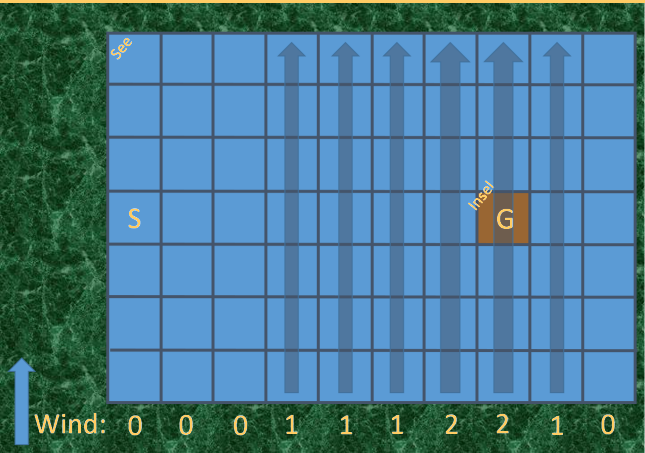
#> input picture see.png, 645 x 453 px
$ python 'Customenv(broken).py'
#> lines starting #> are read from the running program, lines starting #| are printed output that depends on the picture
import numpy as np
from PIL import Image
import cv2
import matplotlib.pyplot as plt
import pickle
from matplotlib import style
import time

style.use("ggplot")

SIZE = 10
sizex = 7
sizey = 10
HM_EPISODES = 25000
MOVE_PENALTY = 1
ISLAND_REACHED = 25

COST = 0
epsilon = 0.1
EPS_DECAY = 0.9998

SHOW_EVERY = 3000

start_q_table = None # or filename
LEARNING_RATE = 0.1
DISCOUNT = 0.95

Boot_Colour = 1
ISLAND_COLOUR = 2

d = {1: (255, 175, 0),
     2: (255, 255, 255)
     }

class BlobIsland:
    def __init__(self, COST=None):
        self.x = 4
        self.y = 8

class BlobPlayer:
    def __init__(self):
        self.x = 0
        self.y = 4

    def __str__(self):
        return f"{self.x}, {self.y}"

    def __sub__(self, other):
        return (self.x - other.x, self.y-other.y)

    def action(self, choice):
        #time.sleep(0.1)
        if choice == 0:
            self.move(x=0 , y=1)
        elif choice == 1:
            self.move(x=1 , y=0)
        elif choice == 2:
            self.move(x=-1 , y=0)
        elif choice == 3:
            self.move(x=0 , y=-1)
        # [9 lines of commented-out code are left out]

    def move(self, x=False, y=False):
        print("ybefore")
        print(self.y)
        if not x:
            self.x += np.random.randint(-1, 2)
        else:
            self.x += x
        if not y:
            self.y += np.random.randint(-1, 2)
        else:
            self.y += y
        if self.x < 0:
            self.x = 0
        elif self.x > SIZE-1:
            self.x = SIZE-1
        if self.y < 0:
            self.y = 0
        elif self.y > SIZE - 1:
            self.y = SIZE - 1

        #standardwind a-b
        if self.x == 3:
            self.y = self.y + 1
        elif self.x == 4:
            self.y = self.y + 1
        elif self.x == 5:
            self.y = self.y + 1
        elif self.x == 8:
            self.y = self.y + 1
        elif self.x == 6:
            self.y = self.y + 2
        elif self.x == 7:
            self.y = self.y + 2

        # [14 lines of commented-out code are left out]

        if self.x > 7:
            self.y = 7

if start_q_table is None:
    q_table = {}
    for x1 in range(-SIZE+1, SIZE):
        for y1 in range(-SIZE + 1, SIZE):
            for x2 in range(-SIZE + 1, SIZE):
                for y2 in range(-SIZE + 1, SIZE):
                    q_table[((x1, y1), (x2, y2))] = [np.random.uniform(-5, 0) for i in range(4)]
else:
    with open(start_q_table, "rb") as f:
        q_table = pickle.load(f)

episode_rewards = []
for episode in range (HM_EPISODES):
    player = BlobPlayer()
    island = BlobIsland()
    enemy = BlobPlayer()

    if episode % SHOW_EVERY == 0:
        print(f"on # {episode}, epsilon: {epsilon}")
        print(f"{SHOW_EVERY} ep mean {np.mean(episode_rewards[-SHOW_EVERY:])}")
        show = True
    else:
        show = False

    episode_reward = 0
    COST = 0
    for i in range(20000):
        obs = (player - island, (0, 0))
        if np.random.random() > epsilon:
            action = np.argmax(q_table[obs])
        else:
            action = np.random.randint(0, 4)
        COST += 1
        print(f'Cost: {COST}')
        player.action(action)

        if player.x == island.x and player.y == island.y:
            reward = ISLAND_REACHED
        else:
            reward = -MOVE_PENALTY
        new_obs = (player - island, player - enemy)
        max_future_q = np.max(q_table[new_obs])
        current_q = q_table[obs][action]

        if reward == ISLAND_REACHED:
            new_q = ISLAND_REACHED
        else:
            new_q = (1 - LEARNING_RATE) * current_q + LEARNING_RATE * (reward+DISCOUNT * max_future_q)
        q_table[obs][action] = new_q

        if show:
            env = np.zeros((SIZE, SIZE, 3), dtype=np.uint8)
            env[island.x][island.y] = d[ISLAND_COLOUR]
            env[player.x][player.y] = d[Boot_Colour]

            img = Image.open("../see.png")
#> img is the input picture: PIL image 645x453 RGB; mean R, G, B 71.6, 122.4, 144.3
            datas = img.getdata()
            img = Image.fromarray(env, "RGB")
            print("player at position")
            print(player)
            img = img.resize((1000, 1000))
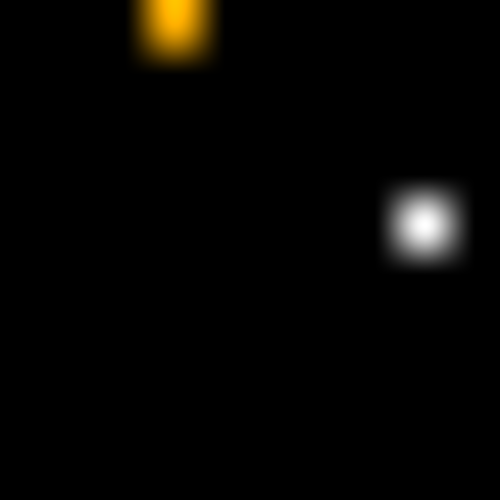
#> img: PIL image 1000x1000 RGB (shown at 1/2 size); mean R, G, B 5.8, 4.9, 2.9
            #img = Image.open("see.png")
            #datas = img.getdata()
            cv2.imshow("", np.array(img))

            if reward == ISLAND_REACHED:
                if cv2.waitKey(500) & 0xFF == ord("q"):
                    break
            else:
                if cv2.waitKey(1) & 0xFF == ord("q"):
#> (key q is pressed here)
                    break
        episode_reward += reward
        if reward == ISLAND_REACHED:
            break


    episode_rewards.append(episode_reward)
    epsilon *= EPS_DECAY

moving_avg = np.convolve(episode_rewards, np.ones((SHOW_EVERY,))/ SHOW_EVERY, mode="valid")
plt.plot([i for i in range(len(moving_avg))], moving_avg)
plt.ylabel(f"rward{SHOW_EVERY}ma")
plt.xlabel("episode #")
plt.show()

with open(f"qtable-{int(time.time())}.pickle","wb") as f:
    pickle.dump(q_table, f)
